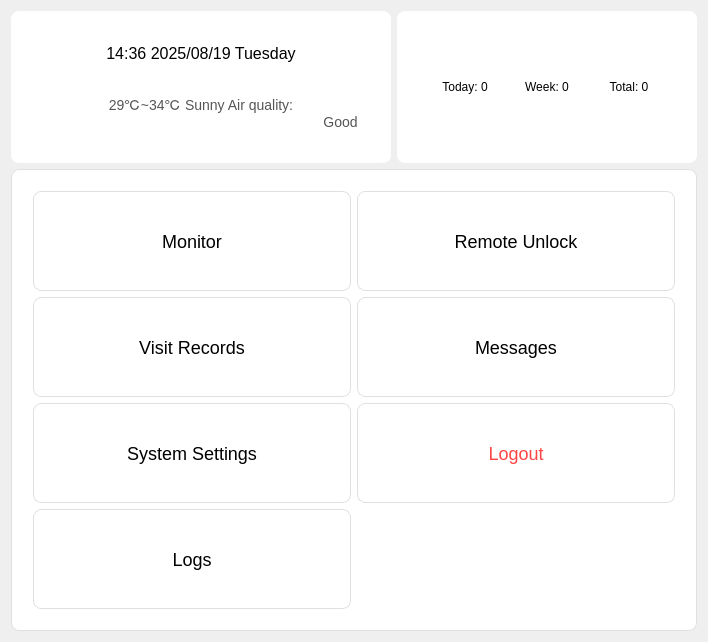
<?xml version="1.0" encoding="UTF-8"?>
<ui version="4.0">
      <class>MainWidget</class>
      <widget class="QWidget" name="MainWidget">
            <layout class="QVBoxLayout" name="verticalLayoutMain">
                  <item>
                        <layout class="QHBoxLayout" name="horizontalTopCards">
                              <item>
                                    <widget class="QFrame" name="frameWeather">
                                          <property name="minimumSize">
                                                <size>
                                                      <width>300</width>
                                                      <height>120</height>
                                                </size>
                                          </property>
                                          <property name="styleSheet">
                                                <string>background: #ffffff; border: 1px solid
                                                      #e0e0e0; border-radius: 8px; padding: 12px;</string>
                                          </property>
                                          <layout class="QVBoxLayout"
                                                name="verticalLayoutFrameWeather">
                                                <item>
                                                      <widget class="QLabel" name="labelDateTime">
                                                            <property name="styleSheet">
                                                                  <string>font-size: 16px;</string>
                                                            </property>
                                                            <property name="text">
                                                                  <string>14:36 2025/08/19 Tuesday</string>
                                                            </property>
                                                            <property name="alignment">
                                                                  <set>
                                                                        Qt::AlignmentFlag::AlignCenter</set>
                                                            </property>
                                                      </widget>
                                                </item>
                                                <item>
                                                      <widget class="QLabel" name="labelWeather">
                                                            <property name="styleSheet">
                                                                  <string>font-size: 14px; color:
                                                                        #555;</string>
                                                            </property>
                                                            <property name="text">
                                                                  <string>29℃~34℃ Sunny Air quality:
                                                                        Good</string>
                                                            </property>
                                                            <property name="alignment">
                                                                  <set>
                                                                        Qt::AlignmentFlag::AlignCenter</set>
                                                            </property>
                                                      </widget>
                                                </item>
                                          </layout>
                                    </widget>
                              </item>
                              <item>
                                    <widget class="QFrame" name="frameStats">
                                          <property name="minimumSize">
                                                <size>
                                                      <width>300</width>
                                                      <height>120</height>
                                                </size>
                                          </property>
                                          <property name="styleSheet">
                                                <string>background: #ffffff; border: 1px solid
                                                      #e0e0e0; border-radius: 8px; padding: 12px;</string>
                                          </property>
                                          <layout class="QVBoxLayout"
                                                name="verticalLayoutFrameStats">
                                                <item>
                                                      <widget class="QWidget"
                                                            name="visitorStatsWidget">
                                                            <property name="styleSheet">
                                                                  <string>background: transparent;
                                                                        padding: 8px;</string>
                                                            </property>
                                                            <layout class="QHBoxLayout"
                                                                  name="horizontalLayoutStats">
                                                                  <item>
                                                                        <widget class="QLabel"
                                                                              name="labelVisitorsToday">
                                                                              <property name="text">
                                                                                    <string>Today: 0</string>
                                                                              </property>
                                                                              <property
                                                                                    name="alignment">
                                                                                    <set>
                                                                                          Qt::AlignmentFlag::AlignCenter</set>
                                                                              </property>
                                                                        </widget>
                                                                  </item>
                                                                  <item>
                                                                        <widget class="QLabel"
                                                                              name="labelVisitorsWeek">
                                                                              <property name="text">
                                                                                    <string>Week: 0</string>
                                                                              </property>
                                                                              <property
                                                                                    name="alignment">
                                                                                    <set>
                                                                                          Qt::AlignmentFlag::AlignCenter</set>
                                                                              </property>
                                                                        </widget>
                                                                  </item>
                                                                  <item>
                                                                        <widget class="QLabel"
                                                                              name="labelVisitorsTotal">
                                                                              <property name="text">
                                                                                    <string>Total: 0</string>
                                                                              </property>
                                                                              <property
                                                                                    name="alignment">
                                                                                    <set>
                                                                                          Qt::AlignmentFlag::AlignCenter</set>
                                                                              </property>
                                                                        </widget>
                                                                  </item>
                                                            </layout>
                                                      </widget>
                                                </item>
                                          </layout>
                                    </widget>
                              </item>
                        </layout>
                  </item>
                  <item>
                        <widget class="QFrame" name="frameFunctions">
                              <property name="styleSheet">
                                    <string>background: #ffffff; border: 1px solid #e0e0e0;
                                          border-radius: 8px; padding: 12px;</string>
                              </property>
                              <layout class="QGridLayout" name="gridLayoutFunctions">
                                    <item row="0" column="0">
                                          <widget class="QPushButton" name="btnMonitor">
                                                <property name="minimumSize">
                                                      <size>
                                                            <width>160</width>
                                                            <height>100</height>
                                                      </size>
                                                </property>
                                                <property name="styleSheet">
                                                      <string>font-size: 18px;</string>
                                                </property>
                                                <property name="text">
                                                      <string>Monitor</string>
                                                </property>
                                          </widget>
                                    </item>
                                    <item row="0" column="1">
                                          <widget class="QPushButton" name="btnUnlock">
                                                <property name="minimumSize">
                                                      <size>
                                                            <width>160</width>
                                                            <height>100</height>
                                                      </size>
                                                </property>
                                                <property name="styleSheet">
                                                      <string>font-size: 18px;</string>
                                                </property>
                                                <property name="text">
                                                      <string>Remote Unlock</string>
                                                </property>
                                          </widget>
                                    </item>
                                    <item row="1" column="0">
                                          <widget class="QPushButton" name="btnVisitRecord">
                                                <property name="minimumSize">
                                                      <size>
                                                            <width>160</width>
                                                            <height>100</height>
                                                      </size>
                                                </property>
                                                <property name="styleSheet">
                                                      <string>font-size: 18px;</string>
                                                </property>
                                                <property name="text">
                                                      <string>Visit Records</string>
                                                </property>
                                          </widget>
                                    </item>
                                    <item row="1" column="1">
                                          <widget class="QPushButton" name="btnMessage">
                                                <property name="minimumSize">
                                                      <size>
                                                            <width>160</width>
                                                            <height>100</height>
                                                      </size>
                                                </property>
                                                <property name="styleSheet">
                                                      <string>font-size: 18px;</string>
                                                </property>
                                                <property name="text">
                                                      <string>Messages</string>
                                                </property>
                                          </widget>
                                    </item>
                                    <item row="2" column="0">
                                          <widget class="QPushButton" name="btnSetting">
                                                <property name="minimumSize">
                                                      <size>
                                                            <width>160</width>
                                                            <height>100</height>
                                                      </size>
                                                </property>
                                                <property name="styleSheet">
                                                      <string>font-size: 18px;</string>
                                                </property>
                                                <property name="text">
                                                      <string>System Settings</string>
                                                </property>
                                          </widget>
                                    </item>
                                    <item row="2" column="1">
                                          <widget class="QPushButton" name="btnLogout">
                                                <property name="minimumSize">
                                                      <size>
                                                            <width>160</width>
                                                            <height>100</height>
                                                      </size>
                                                </property>
                                                <property name="styleSheet">
                                                      <string>font-size: 18px; color: #ff4444;</string>
                                                </property>
                                                <property name="text">
                                                      <string>Logout</string>
                                                </property>
                                          </widget>
                                    </item>
                                    <item row="3" column="0">
                                          <widget class="QPushButton" name="btnLogs">
                                                <property name="minimumSize">
                                                      <size>
                                                            <width>160</width>
                                                            <height>100</height>
                                                      </size>
                                                </property>
                                                <property name="styleSheet">
                                                      <string>font-size: 18px;</string>
                                                </property>
                                                <property name="text">
                                                      <string>Logs</string>
                                                </property>
                                          </widget>
                                    </item>
                              </layout>
                        </widget>
                  </item>

            </layout>
      </widget>
      <resources />
      <connections />
</ui>
